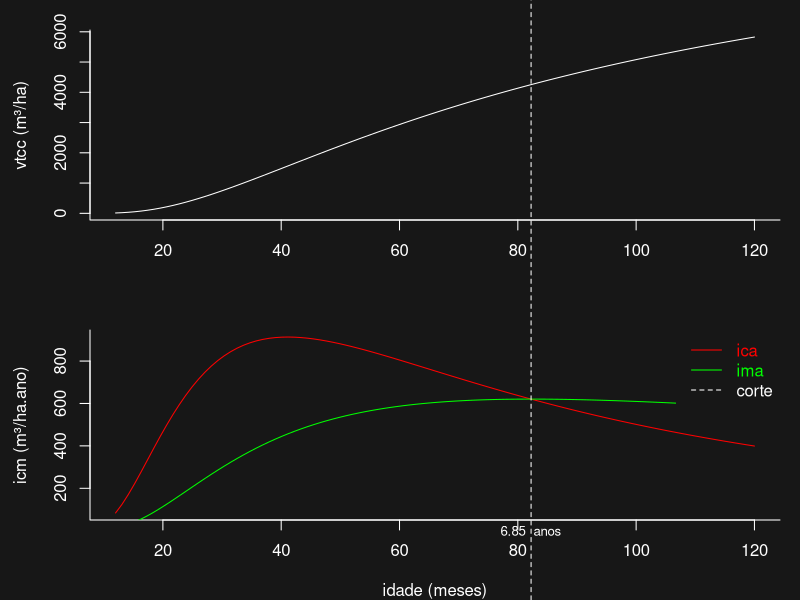

Here is the R script that generated this plot:
## ---- chunk 1

#' Variáveis independentes (dados da última medição)
#' Exemplo parcela 19
b0 <- 2.087605
b1 <- 18.960836
b2 <- 10.948749 
b3 <- 1.368863  
b4 <- 5.738665  
b5 <- 0.030832

id1 <- 3.7 * 12
ab1 <- 25.08
s <- 25

#agora quero saber a proje??o de crescimento 
# a unica variavel eh a id2, que vai ser chamada de x

#equa??o de volume
eqvol<-expression(exp(b0+b1/s+b2/x+b3*(id1/x)*log(ab1)+                         
                        b4*(1-id1/x)+b5*(1-id1/x)*s));

#derivada da equa??o de volume em fun??o da idade(x) o ica
#D(eqvol,'x');

# a derivada da equação de volume que eh o ica
der_eqvol <- expression(
  exp(b0 + b1/s + b2/x + b3 * (id1/x) * log(ab1) + b4 * (1 - id1/x) + 
        b5 * (1 - id1/x) * s) * (b4 * (id1/x^2) - (b3 * (id1/x^2) * 
                                                     log(ab1) + b2/x^2) + b5 * (id1/x^2) * s))
vtcc <- function( x ) ( eval( eqvol ) )

icm <- function( x )( eval( der_eqvol ) )

imn <- function( x )( vtcc( x )/( x ))

op <- optimize( f = imn, interv = c( 12,120 ), maximum = T )
iocs <- op$maximum

iocs <- iocs/12
#' Definição da idade ótima de corte silvicultural

#' Adicionando idade ótima de corte no gráfico
par( mfrow = c( 2, 1 ),
     pch = 20,
     mai = c( 0.8, 0.9, 0.3, 0.2 ),
     bg = "#171717",
     col.axis = "white",
     col.lab = "white",
     col.main = "white",
     fg = "white",
     bty = "l" )
curve( vtcc( x ), 12, 120, xlab = "", ylab = "vtcc (m³/ha)" )
curve( icm( x )* 12, 12, 120, xlab = "idade (meses)", ylab = "icm (m³/ha.ano)", col = "red" )
curve( imn( x )* 12, 12, 120, xlab = "idade (meses)", ylab = "ima (m³/ha.ano)", add = TRUE, col = "green" )
par( xpd = NA )
abline( v = iocs * 12, col = "white", lty = 2 )
legend( "topright", c( "ica", "ima", "corte" ), text.col = c( "red", "green", "white" ), box.lty = 0,
        col = c( "red", "green", "white" ), lty = c( 1, 1, 2 ) )
text( iocs * 12, imn( iocs ) * 12, paste( round( iocs, 2 ), " anos" ), cex = 0.8, col = "white" )
#text( locator( 1 ), paste0( round( iocs, 2 ), " anos"), cex = 0.8, col = "white" )
